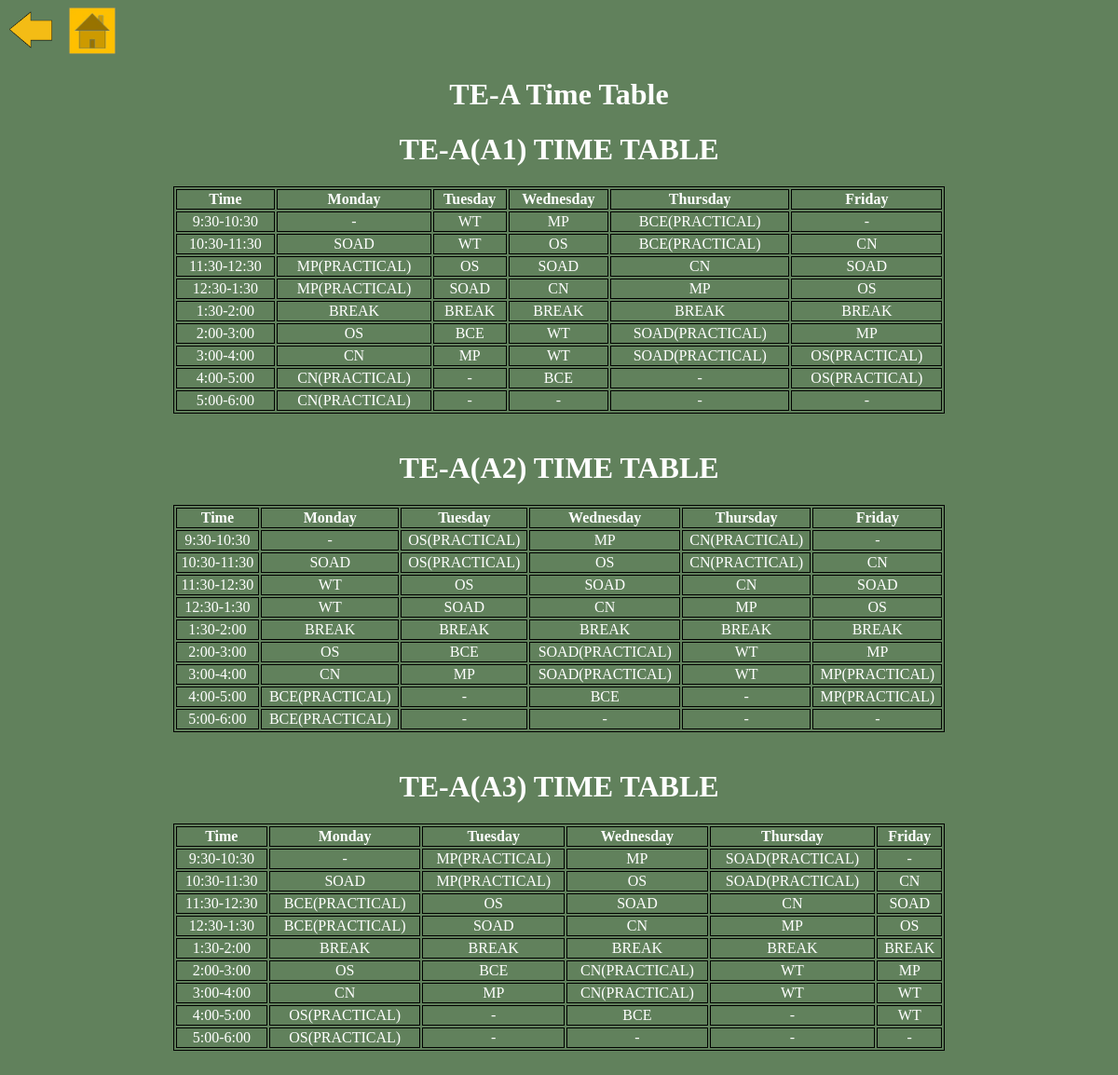
The app's page /displayta.php with its own data.
### tables this page shows
CREATE TABLE IF NOT EXISTS `tttea1` (
  `timing` varchar(255) NOT NULL,
  `monday` varchar(255) DEFAULT NULL,
  `tuesday` varchar(255) DEFAULT NULL,
  `wednesday` varchar(255) DEFAULT NULL,
  `thursday` varchar(255) DEFAULT NULL,
  `friday` varchar(255) DEFAULT NULL
);

CREATE TABLE IF NOT EXISTS `tttea2` (
  `timing` varchar(255) NOT NULL,
  `monday` varchar(255) DEFAULT NULL,
  `tuesday` varchar(255) DEFAULT NULL,
  `wednesday` varchar(255) DEFAULT NULL,
  `thursday` varchar(255) DEFAULT NULL,
  `friday` varchar(255) DEFAULT NULL
);

CREATE TABLE IF NOT EXISTS `tttea3` (
  `timing` varchar(255) NOT NULL,
  `monday` varchar(255) DEFAULT NULL,
  `tuesday` varchar(255) DEFAULT NULL,
  `wednesday` varchar(255) DEFAULT NULL,
  `thursday` varchar(255) DEFAULT NULL,
  `friday` varchar(255) DEFAULT NULL
);

### displayta1.php (the view, shortened to what this page needs)
<!DOCTYPE html PUBLIC "-//W3C//DTD XHTML 1.0 Transitional//EN" "http://www.w3.org/TR/xhtml1/DTD/xhtml1-transitional.dtd">
<html xmlns="http://www.w3.org/1999/xhtml">
<head>
</head>
<body>
<h1 align="center">TE-A(A1) TIME TABLE</h1>
<?php
require("ttcon.php");
$res = mysqli_query($con,"select * from tttea1");
echo "<table>
<tr>
<th>Time</th>
<th>Monday</th>
<th>Tuesday</th>
<th>Wednesday</th>
<th>Thursday</th>
<th>Friday</th>
</tr>";
while($row = mysqli_fetch_array($res)){
echo "<tr>";
echo "<td>".$row['timing']."</td>";
echo "<td>".$row['monday']."</td>";
echo "<td>".$row['tuesday']."</td>";
echo "<td>".$row['wednesday']."</td>";
echo "<td>".$row['thursday']."</td>";
echo "<td>".$row['friday']."</td>";
echo "</tr>";
}
echo "</table>";
?>
</body>
</html>

### displayta.php
<html>
<body bgcolor=#61815C text=white>
<a href="student.php"><img src="back.gif" alt="home" height=50px width=50px/></a>&nbsp;&nbsp;&nbsp;
<a href="ttstart.php"><img src="home.jpg" alt="home" height=50px width=50px/></a>
<h1 align="center">TE-A Time Table</h1>
<div>
<?php include 'displayta1.php';?>
</div><br>
<div>
<?php include 'displayta2.php';?>
</div><br>
<div>
<?php include 'displayta3.php';?>
</div><br>
</body>
</html>

### displayta2.php (shortened to what this page needs)
<!DOCTYPE html PUBLIC "-//W3C//DTD XHTML 1.0 Transitional//EN" "http://www.w3.org/TR/xhtml1/DTD/xhtml1-transitional.dtd">
<html xmlns="http://www.w3.org/1999/xhtml">
<head>
</head>
<body>
<h1 align="center">TE-A(A2) TIME TABLE</h1>
<?php
require("ttcon.php");
$res = mysqli_query($con,"select * from tttea2");
echo "<table>
<tr>
<th>Time</th>
<th>Monday</th>
<th>Tuesday</th>
<th>Wednesday</th>
<th>Thursday</th>
<th>Friday</th>
</tr>";
while($row = mysqli_fetch_array($res)){
echo "<tr>";
echo "<td>".$row['timing']."</td>";
echo "<td>".$row['monday']."</td>";
echo "<td>".$row['tuesday']."</td>";
echo "<td>".$row['wednesday']."</td>";
echo "<td>".$row['thursday']."</td>";
echo "<td>".$row['friday']."</td>";
echo "</tr>";
}
echo "</table>";
?>
</body>
</html>

### displayta3.php (shortened to what this page needs)
<!DOCTYPE html PUBLIC "-//W3C//DTD XHTML 1.0 Transitional//EN" "http://www.w3.org/TR/xhtml1/DTD/xhtml1-transitional.dtd">
<html xmlns="http://www.w3.org/1999/xhtml">
<head>
</head>
<body>
<h1 align="center">TE-A(A3) TIME TABLE</h1>
<?php
require("ttcon.php");
$res = mysqli_query($con,"select * from tttea3");
echo "<table>
<tr>
<th>Time</th>
<th>Monday</th>
<th>Tuesday</th>
<th>Wednesday</th>
<th>Thursday</th>
<th>Friday</th>
</tr>";
while($row = mysqli_fetch_array($res)){
echo "<tr>";
echo "<td>".$row['timing']."</td>";
echo "<td>".$row['monday']."</td>";
echo "<td>".$row['tuesday']."</td>";
echo "<td>".$row['wednesday']."</td>";
echo "<td>".$row['thursday']."</td>";
echo "<td>".$row['friday']."</td>";
echo "</tr>";
}
echo "</table>";
?>
</body>
</html>

### displayta1.php (style rules this page uses)
table { margin-left:auto; margin-right:auto; border: 1px solid black; width:70%; }
td ,th { border: 1px solid black; text-align:center; }

### displayta2.php (style rules this page uses)
table { margin-left:auto; margin-right:auto; border: 1px solid black; width:70%; }
td ,th { border: 1px solid black; text-align:center; }

### displayta3.php (style rules this page uses)
table { margin-left:auto; margin-right:auto; border: 1px solid black; width:70%; }
td ,th { border: 1px solid black; text-align:center; }

### records on screen
tttea1: timing "9:30-10:30", monday "-", tuesday "WT", wednesday "MP", thursday "BCE(PRACTICAL)", friday "-"
tttea1: timing "10:30-11:30", monday "SOAD", tuesday "WT", wednesday "OS", thursday "BCE(PRACTICAL)", friday "CN"
tttea1: timing "11:30-12:30", monday "MP(PRACTICAL)", tuesday "OS", wednesday "SOAD", thursday "CN", friday "SOAD"
tttea1: timing "12:30-1:30", monday "MP(PRACTICAL)", tuesday "SOAD", wednesday "CN", thursday "MP", friday "OS"
tttea1: timing "1:30-2:00", monday "BREAK", tuesday "BREAK", wednesday "BREAK", thursday "BREAK", friday "BREAK"
tttea1: timing "2:00-3:00", monday "OS", tuesday "BCE", wednesday "WT", thursday "SOAD(PRACTICAL)", friday "MP"
tttea1: timing "3:00-4:00", monday "CN", tuesday "MP", wednesday "WT", thursday "SOAD(PRACTICAL)", friday "OS(PRACTICAL)"
tttea1: timing "4:00-5:00", monday "CN(PRACTICAL)", tuesday "-", wednesday "BCE", thursday "-", friday "OS(PRACTICAL)"
tttea1: timing "5:00-6:00", monday "CN(PRACTICAL)", tuesday "-", wednesday "-", thursday "-", friday "-"
tttea2: timing "9:30-10:30", monday "-", tuesday "OS(PRACTICAL)", wednesday "MP", thursday "CN(PRACTICAL)", friday "-"
tttea2: timing "10:30-11:30", monday "SOAD", tuesday "OS(PRACTICAL)", wednesday "OS", thursday "CN(PRACTICAL)", friday "CN"
tttea2: timing "11:30-12:30", monday "WT", tuesday "OS", wednesday "SOAD", thursday "CN", friday "SOAD"
tttea2: timing "12:30-1:30", monday "WT", tuesday "SOAD", wednesday "CN", thursday "MP", friday "OS"
tttea2: timing "1:30-2:00", monday "BREAK", tuesday "BREAK", wednesday "BREAK", thursday "BREAK", friday "BREAK"
tttea2: timing "2:00-3:00", monday "OS", tuesday "BCE", wednesday "SOAD(PRACTICAL)", thursday "WT", friday "MP"
tttea2: timing "3:00-4:00", monday "CN", tuesday "MP", wednesday "SOAD(PRACTICAL)", thursday "WT", friday "MP(PRACTICAL)"
tttea2: timing "4:00-5:00", monday "BCE(PRACTICAL)", tuesday "-", wednesday "BCE", thursday "-", friday "MP(PRACTICAL)"
tttea2: timing "5:00-6:00", monday "BCE(PRACTICAL)", tuesday "-", wednesday "-", thursday "-", friday "-"
tttea3: timing "9:30-10:30", monday "-", tuesday "MP(PRACTICAL)", wednesday "MP", thursday "SOAD(PRACTICAL)", friday "-"
tttea3: timing "10:30-11:30", monday "SOAD", tuesday "MP(PRACTICAL)", wednesday "OS", thursday "SOAD(PRACTICAL)", friday "CN"
tttea3: timing "11:30-12:30", monday "BCE(PRACTICAL)", tuesday "OS", wednesday "SOAD", thursday "CN", friday "SOAD"
tttea3: timing "12:30-1:30", monday "BCE(PRACTICAL)", tuesday "SOAD", wednesday "CN", thursday "MP", friday "OS"
tttea3: timing "1:30-2:00", monday "BREAK", tuesday "BREAK", wednesday "BREAK", thursday "BREAK", friday "BREAK"
tttea3: timing "2:00-3:00", monday "OS", tuesday "BCE", wednesday "CN(PRACTICAL)", thursday "WT", friday "MP"
tttea3: timing "3:00-4:00", monday "CN", tuesday "MP", wednesday "CN(PRACTICAL)", thursday "WT", friday "WT"
tttea3: timing "4:00-5:00", monday "OS(PRACTICAL)", tuesday "-", wednesday "BCE", thursday "-", friday "WT"
tttea3: timing "5:00-6:00", monday "OS(PRACTICAL)", tuesday "-", wednesday "-", thursday "-", friday "-"
